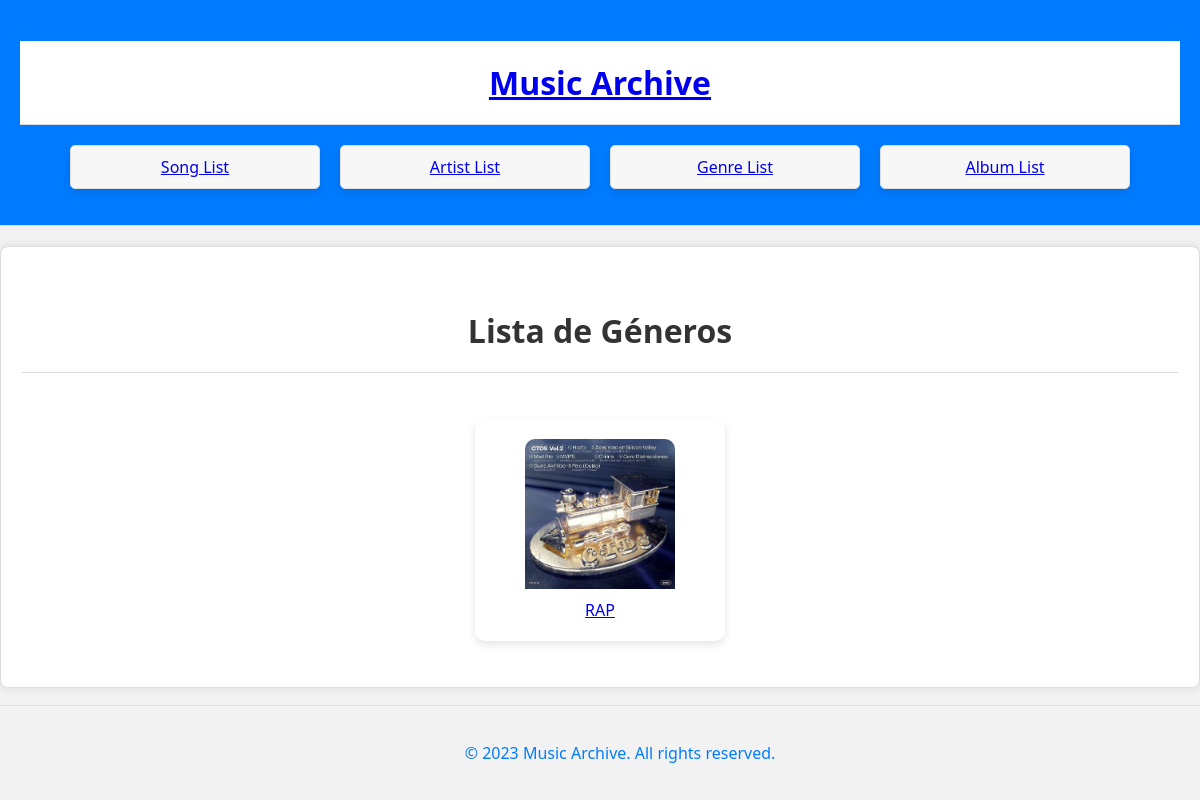
Page /genres/ on the earlier database version.
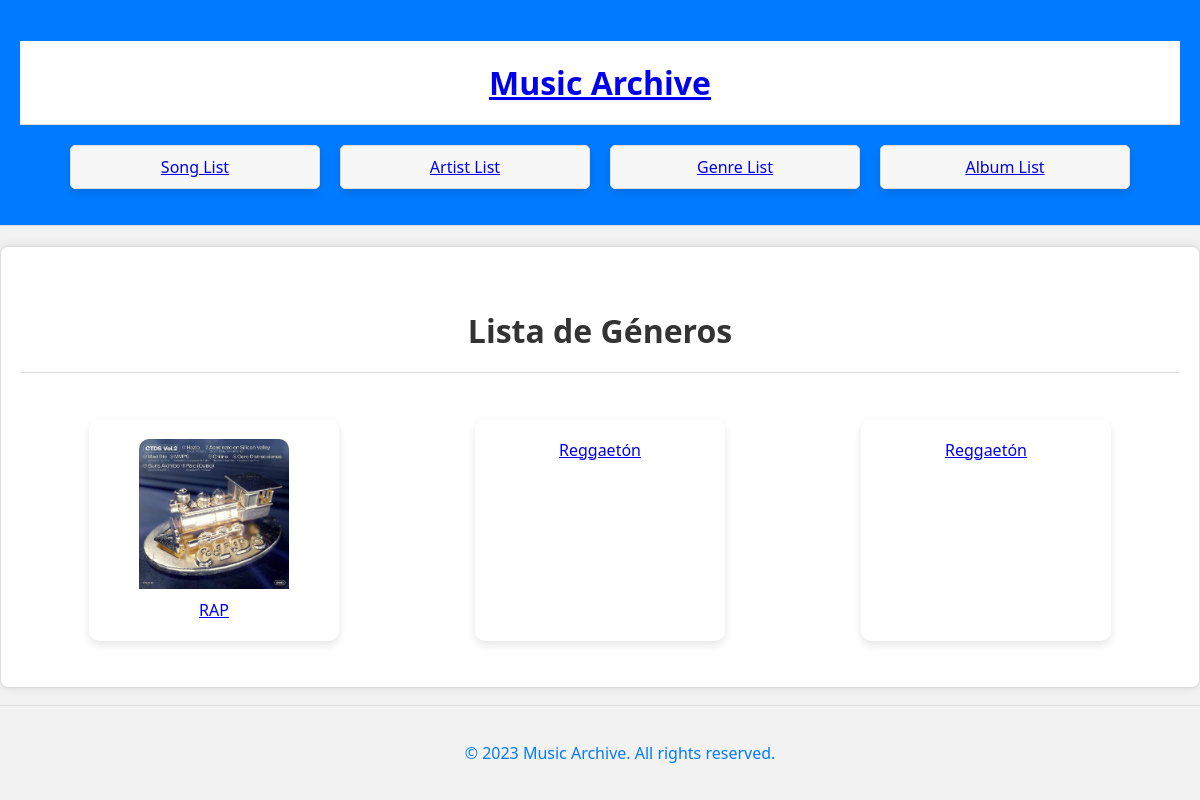
Same page on the later database version.
### MusicArchive/models.py (models this page shows, shortened)
class Genre(models.Model):
    name = models.CharField(max_length=100)
    description = models.TextField()
    image = models.ImageField(upload_to='artist_images/', null=True, blank=True)

### MusicArchive/views.py (the view)
# urls.py: path('genres/', views.genre_list, name='genre_list'),
def genre_list(request):
    genres = Genre.objects.all()
    return render(request, 'genre_list.html', {'genres': genres})

### MusicArchive/templates/genre_list.html (shortened to what this page needs)
{% load static %}
<!DOCTYPE html>
<html lang="en">
<head>
    <link rel="stylesheet" href="{% static 'css/song_list.css' %}">
    <link rel="stylesheet" href="{% static 'css/main.css' %}">
    <link rel="stylesheet" href="{% static 'css/genre_list.css' %}">
</head>
<body>
    <header>
        <h1><a href="{% url 'index' %}">Music Archive</a></h1>
        <nav>
            <ul>
                <li><a href="{% url 'song_list' %}">Song List</a></li>
                <li><a href="{% url 'artist_list' %}">Artist List</a></li>
                <li><a href="{% url 'genre_list' %}">Genre List</a></li>
                <li><a href="{% url 'album_list' %}">Album List</a></li>
            </ul>
        </nav>
    </header>
    <main>
        <h1>Lista de Géneros</h1>
        <div class="scrollable-container">
            <ul class="genre-list">
                {% for genre in genres %}
                    <li>
                        <div class="genre-container">
                            {% if genre.image %}
                                <img src="{{ genre.image.url }}" alt="{{ genre.name }} Image" class="genre-image">
                            {% endif %}
                            <a href="{% url 'genre_detail' genre.id %}">{{ genre.name }}</a>
                        </div>
                    </li>
                {% endfor %}
            </ul>
        </div>
    </main>
    <footer>
        <p>&copy; 2023 Music Archive. All rights reserved.</p>
    </footer>
</body>
</html>

Differences in the rows shown:
added Genre: name "Reggaetón"
added Genre: name "Reggaetón"
